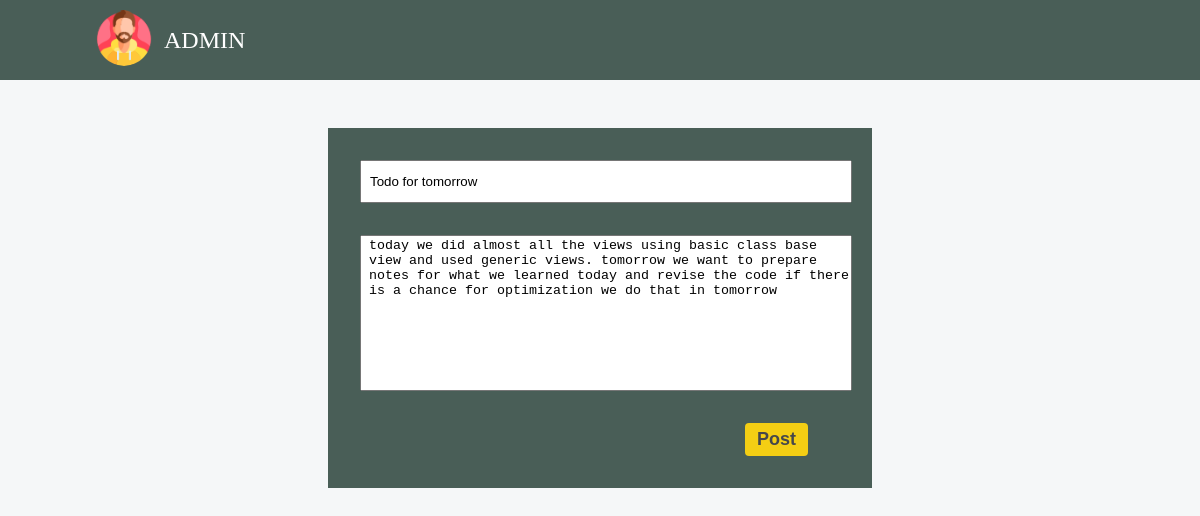
Page /blog/update/15/ (signed in) on the committed database.
### blogs/models.py (models this page shows)
class Blog(models.Model):
    title = models.CharField(max_length=100)
    desc = models.TextField()
    date_posted = models.DateField()
    is_archived = models.BooleanField(default=False)
    owner = models.ForeignKey(User, on_delete=models.CASCADE)

### blogs/views.py (the view, shortened to what this page needs)
# urls.py: path('update/<int:pk>/', BlogUpdateView.as_view(), name='blog-update'),
class BlogUpdateView(View):
    def get_queryset(self):
        pk = self.kwargs.get('pk')
        blog = get_object_or_404(Blog, pk=pk)
        return blog
    def get(self, request, **kwargs):
        context = self.get_queryset()
        return render(request, 'blog/blog.html', {'blog' : context})

### blogs/templates/blog/blog.html (shortened to what this page needs)
{% load static %}
<!DOCTYPE html>
<html lang="en">
<head>
</head>
<body>
    <nav>
        <div class="left">
            <a href="{% url 'home' %}"><img src="{% static 'images/man.png' %}" alt="avatar" class="circle-avatar"></a>
            <a href="#" class="user-title">{{request.user}}</a>
        </div>
    </nav>
    <form method="POST">
        {% if blog %}
            <input type="text" name="title" class="inp inp-title" placeholder="Blog Title" value="{{blog.title}}">
            <textarea name="desc" cols="30" rows="10" class="inp" placeholder="Write your Blog">{{blog.desc}}</textarea>
            <button type="submit" class="btn-post">Post</button>
        {% else %}
            <input type="text" name="title" class="inp inp-title" placeholder="Blog Title">
            <textarea name="desc" cols="30" rows="10" class="inp" placeholder="Write your Blog"></textarea>
            <button type="submit" class="btn-post">Post</button>
        {% endif %}
    </form>
</body>
</html>

### blogs/templates/blog/blog.html (style rules this page uses)
:root { --primary: #F5F7F8; --secondary: #F4CE14; --tertiary: #495E57; --darkest: #45474B; }
body { background-color: var(--primary); padding: 0; margin: 0; display: flex; justify-content: center; }
nav { position: fixed; top: 0; left: 0; right: 0; height: 5rem; background-color: var(--tertiary); display: flex; justify-content: space-between; align-items: center; }
nav>.left { display: flex; margin-left: 6rem; justify-content: space-between; }
.circle-avatar { width: 56px; height: 56px; border-radius: 28px; align-self: center; }
.user-title { align-self: center; text-decoration: none; font-size: 24px; margin-left: 12px; color: white; text-transform: uppercase; }
.btn-post { border: none; background-color: var(--secondary); padding: 6px 12px; border-radius: 4px; color: var(--darkest); text-decoration: none; font-size: large; font-weight: bold; margin-right: 2rem; transition: all .12s ease; align-self: flex-end; transition: all .12s ease; }
form { margin-top: 8rem; display: flex; flex-direction: column; background-color: var(--tertiary); padding: 2rem; width: 40%; gap: 2rem; }
.inp-title { padding: 12px 0; }
.inp { align-self: flex-start; width: 100%; padding-left: 8px; }
textarea { resize: none; }

### rows in the picture
Blog: title "Todo for tomorrow", desc "today we did almost all the views using basic class base view and used generic views. tomorrow we want to prepare notes for what we learned today and revise the code if there is a chance for optimization we do that in tomorrow"

### other values in the picture
{{ request.user }} "ADMIN"
